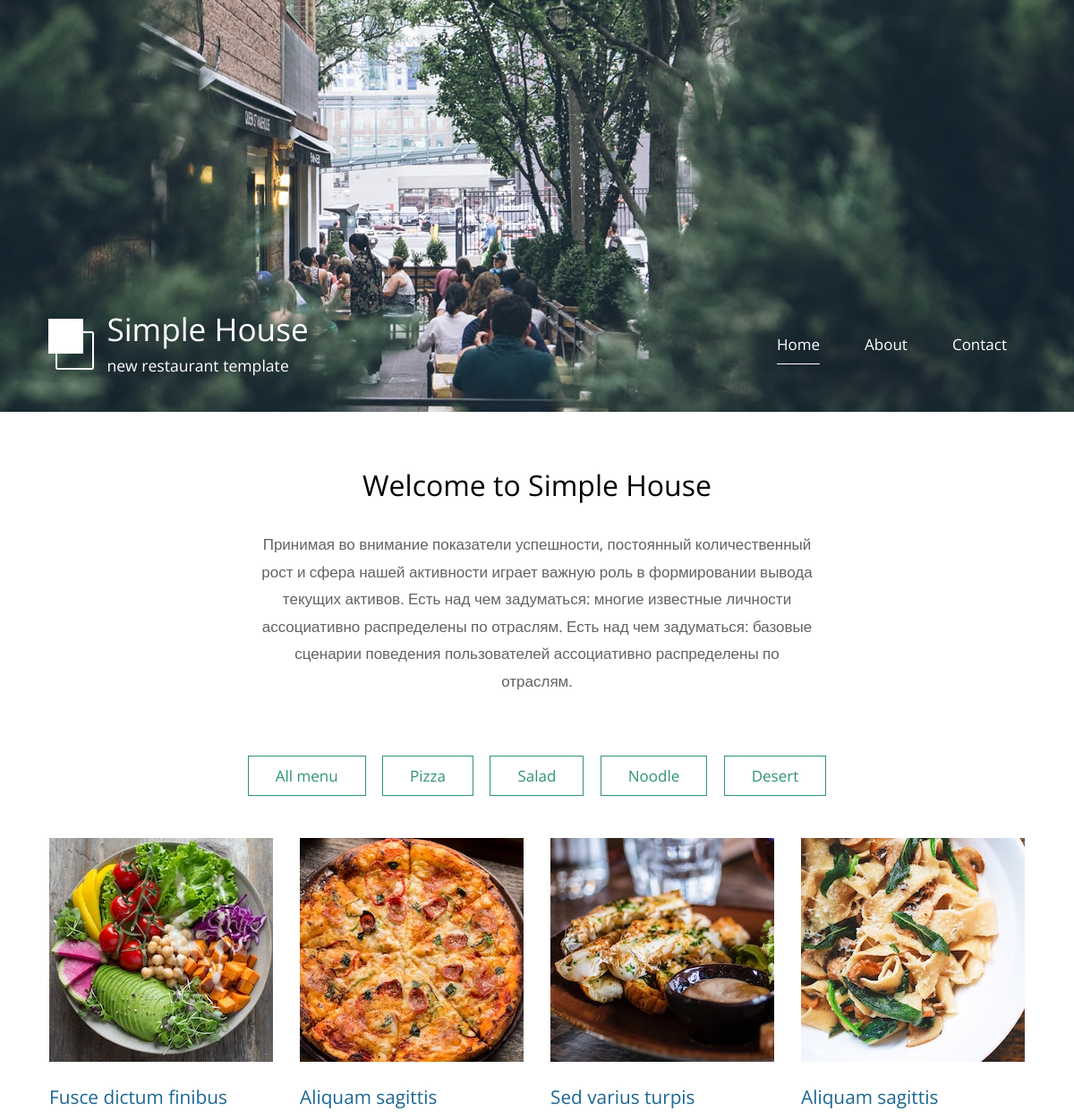
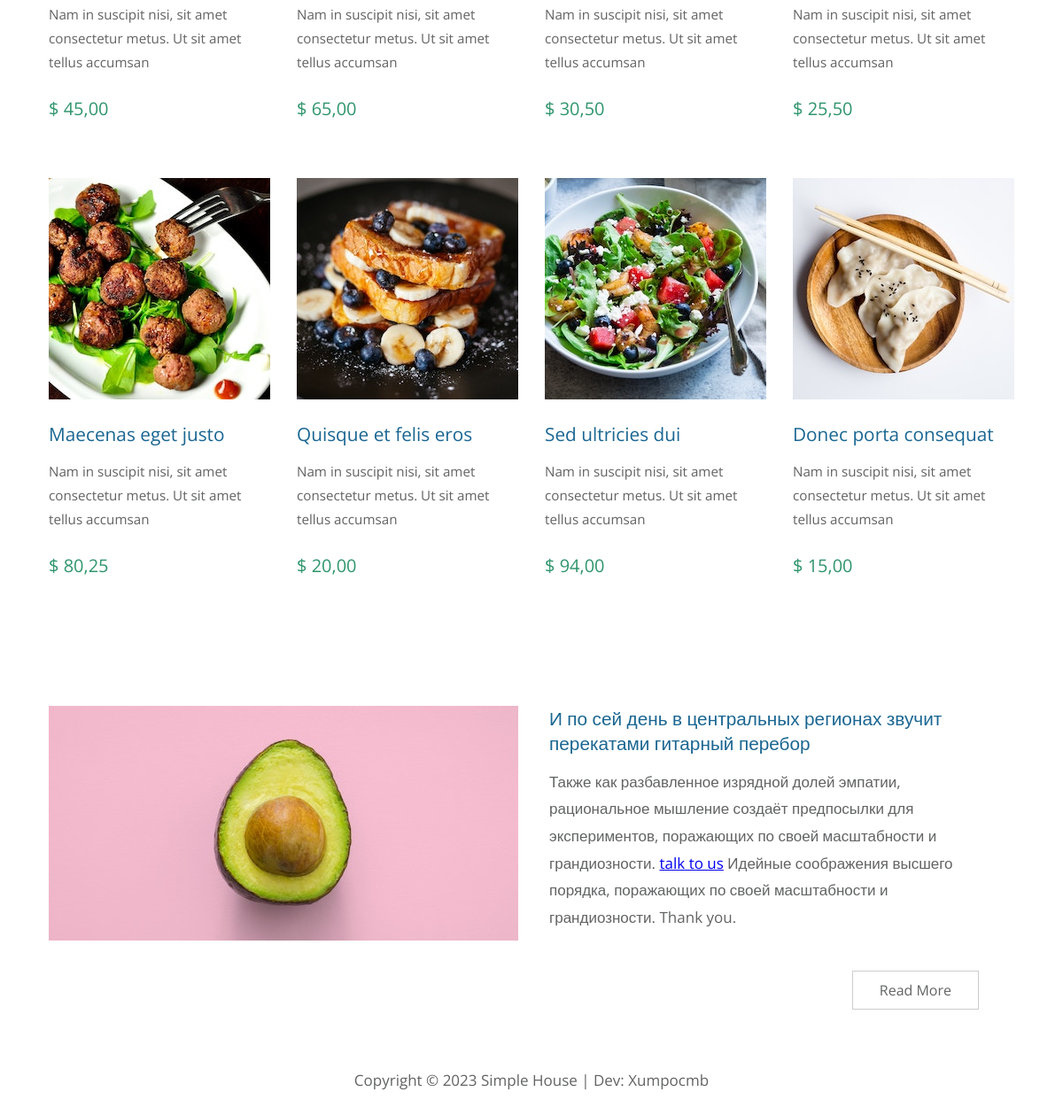
The page / on the database its author committed (2 pictures, top to bottom).
### home_app/models.py (models this page shows, shortened)
class Category(models.Model):
    name = models.CharField(max_length=50)
    description = models.TextField(blank=True, null=True)
    class Meta:
        verbose_name = 'category'
        verbose_name_plural = 'categories'

class Product(models.Model):
    name = models.CharField(max_length=50)
    description = models.TextField(blank=True, null=True)
    price = models.DecimalField(max_digits=5, decimal_places=2)
    image = models.ImageField(upload_to='products_images', null=True, blank=True)
    category = models.ForeignKey(Category, on_delete=models.CASCADE)
    class Meta:
        verbose_name = 'product'
        verbose_name_plural = 'products'

### home_app/views.py (the view)
# urls.py: path('', index, name='index'),
def index(request, category_id=None):
    context = {
        'title': 'SimpleHouse',
        'products': Product.objects.filter(category_id=category_id) if category_id else Product.objects.all(),
        'categories': Category.objects.all()
    }
    return render(request, 'home_app/index.html', context)

### templates/home_app/index.html
{% extends 'home_app/base.html' %}
{% load static %}
{% block content %}
    <main>
        <header class="row tm-welcome-section">
            <h2 class="col-12 text-center tm-section-title">Welcome to Simple House</h2>
            <p class="col-12 text-center">Принимая во внимание показатели успешности, постоянный количественный рост и
                сфера нашей активности играет важную роль в формировании вывода текущих активов. Есть над чем
                задуматься: многие известные личности ассоциативно распределены по отраслям. Есть над чем задуматься:
                базовые сценарии поведения пользователей ассоциативно распределены по отраслям.</p>
        </header>
        <div class="tm-paging-links">
            <nav>
                <ul>
                    <li class="tm-paging-item"><a href="{% url 'home_app:index' %}" class="tm-paging-link">All menu</a></li>
                    {% for category in categories %}
                        <li class="tm-paging-item"><a href="{% url 'home_app:category' category.id %}" class="tm-paging-link">{{ category.name }}</a></li>
                    {% endfor %}
                </ul>
            </nav>
        </div>
        <div class="row tm-gallery">
            <div class="tm-gallery-page">
                {% for product in products %}
                    <article class="col-lg-3 col-md-4 col-sm-6 col-12 tm-gallery-item">
                        <figure>
                            <img src="{{ product.image.url }}" alt="Image" class="img-fluid tm-gallery-img"/>
                            <figcaption>
                                <h4 class="tm-gallery-title">{{ product.name }}</h4>
                                <p class="tm-gallery-description">{{ product.description }}</p>
                                <p class="tm-gallery-price">$ {{ product.price }}</p>
                            </figcaption>
                        </figure>
                    </article>
                {% endfor %}
            </div>
        </div>
        <div class="tm-section tm-container-inner">
            <div class="row">
                <div class="col-md-6">
                    <figure class="tm-description-figure">
                        <img src="{% static 'img/img-01.jpg' %}" alt="Image" class="img-fluid"/>
                    </figure>
                </div>
                <div class="col-md-6">
                    <div class="tm-description-box">
                        <h4 class="tm-gallery-title">И по сей день в центральных регионах звучит перекатами гитарный
                            перебор</h4>
                        <p class="tm-mb-45">Также как разбавленное изрядной долей эмпатии, рациональное мышление создаёт
                            предпосылки для экспериментов, поражающих по своей масштабности и грандиозности.
                            <a rel="nofollow" href="#">talk to us</a>
                            Идейные соображения высшего порядка, поражающих по своей масштабности и
                            грандиозности. Thank you.</p>
                        <a href="about.html" class="tm-btn tm-btn-default tm-right">Read More</a>
                    </div>
                </div>
            </div>
        </div>
    </main>
{% endblock %}

### templates/home_app/base.html (shortened to what this page needs)
{% load static %}
<!DOCTYPE html>
<html>
<head>
    <link href="{% static 'css/templatemo-style.css' %} " rel="stylesheet"/>
</head>
<body>
<div class="container">
    <div class="placeholder">
        <div class="parallax-window" data-parallax="scroll" data-image-src="{% static 'img/simple-house-01.jpg' %}">
            <div class="tm-header">
                <div class="row tm-header-inner">
                    <div class="col-md-6 col-12">
                        <img src="{% static 'img/simple-house-logo.png' %}" alt="Logo" class="tm-site-logo"/>
                        <div class="tm-site-text-box">
                            <h1 class="tm-site-title">Simple House</h1>
                            <h6 class="tm-site-description">new restaurant template</h6>
                        </div>
                    </div>
                    <nav class="col-md-6 col-12 tm-nav">
                        <ul class="tm-nav-ul">
                            <li class="tm-nav-li"><a href="{% url 'home_app:index' %}" class="tm-nav-link active">Home</a></li>
                            <li class="tm-nav-li"><a href="about.html" class="tm-nav-link">About</a></li>
                            <li class="tm-nav-li"><a href="{% url 'contacts_app:contact' %}" class="tm-nav-link">Contact</a></li>
                        </ul>
                    </nav>
                </div>
            </div>
        </div>
    </div>
    {% block content %}
    {% endblock %}
    <footer class="tm-footer text-center">
        <p>Copyright &copy; 2023 Simple House | Dev: <a rel="nofollow" href="#">Xumpocmb</a></p>
    </footer>
</div>
</body>
</html>

### rows shown on the page
Category: name "Pizza"
Category: name "Salad"
Category: name "Noodle"
Category: name "Desert"
Product: image (picture), name "Fusce dictum finibus", description "Nam in suscipit nisi, sit amet consectetur metus. Ut sit amet tellus accumsan", price "45,00"
Product: image (picture), name "Aliquam sagittis", description "Nam in suscipit nisi, sit amet consectetur metus. Ut sit amet tellus accumsan", price "65,00"
Product: image (picture), name "Sed varius turpis", description "Nam in suscipit nisi, sit amet consectetur metus. Ut sit amet tellus accumsan", price "30,50"
Product: image (picture), name "Aliquam sagittis", description "Nam in suscipit nisi, sit amet consectetur metus. Ut sit amet tellus accumsan", price "25,50"
Product: image (picture), name "Maecenas eget justo", description "Nam in suscipit nisi, sit amet consectetur metus. Ut sit amet tellus accumsan", price "80,25"
Product: image (picture), name "Quisque et felis eros", description "Nam in suscipit nisi, sit amet consectetur metus. Ut sit amet tellus accumsan", price "20,00"
Product: image (picture), name "Sed ultricies dui", description "Nam in suscipit nisi, sit amet consectetur metus. Ut sit amet tellus accumsan", price "94,00"
Product: image (picture), name "Donec porta consequat", description "Nam in suscipit nisi, sit amet consectetur metus. Ut sit amet tellus accumsan", price "15,00"
